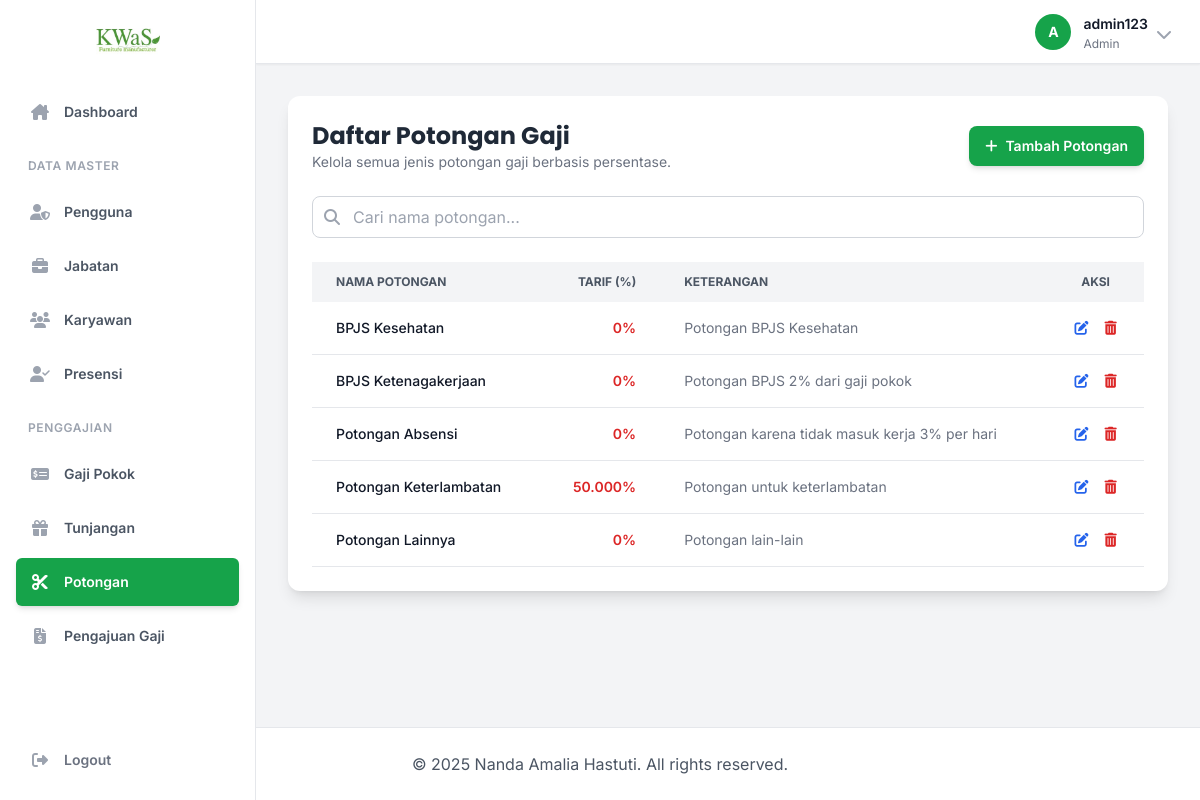
The page /pages/potongan.php (signed in) on the database its author committed.
### tables this page shows
CREATE TABLE POTONGAN (
    Id_Potongan INT AUTO_INCREMENT PRIMARY KEY,
    Nama_Potongan VARCHAR(50),
    Tarif DECIMAL(12,2),
    Keterangan TEXT
);

### includes/functions.php (called while the page is built, shortened)
<?php
function e($string) {
    return htmlspecialchars($string ?? '', ENT_QUOTES, 'UTF-8');
}
?>

### pages/potongan.php (the view, shortened to what this page needs)
<?php
require_once __DIR__ . '/../includes/functions.php';
$action = $_GET['action'] ?? 'list';
$page = isset($_GET['page']) ? (int)$_GET['page'] : 1;
$search = $_GET['search'] ?? '';
$records_per_page = 10;
$offset = ($page - 1) * $records_per_page;
require_once __DIR__ . '/../includes/header.php';
?>
<?php if ($action === 'list'): ?>
    <div class="bg-white p-6 rounded-xl shadow-lg">
        <div class="flex flex-col sm:flex-row justify-between items-start sm:items-center mb-6 gap-4">
            <div>
                <h2 class="text-2xl font-bold text-gray-800 font-poppins">Daftar Potongan Gaji</h2>
                <p class="text-gray-500 text-sm">Kelola semua jenis potongan gaji berbasis persentase.</p>
            </div>
            <a href="potongan.php?action=Tambah" class="w-full sm:w-auto bg-green-600 text-white px-4 py-2.5 rounded-lg hover:bg-green-700 text-sm font-semibold shadow-md hover:shadow-lg transition-all flex items-center justify-center">
                <i class="fa-solid fa-plus mr-2"></i>Tambah Potongan
            </a>
        </div>
        <form method="get" action="potongan.php" class="mb-6">
            <div class="relative">
                <input type="text" name="search" value="<?= e($search) ?>" placeholder="Cari nama potongan..." class="w-full pl-10 pr-4 py-2 border border-gray-300 rounded-lg focus:outline-none focus:ring-2 focus:ring-green-500">
                <div class="absolute inset-y-0 left-0 pl-3 flex items-center pointer-events-none">
                </div>
            </div>
        </form>
        <div class="overflow-x-auto">
            <table class="w-full text-sm text-left text-gray-700">
                <thead class="text-xs uppercase bg-gray-100 text-gray-600">
                    <tr>
                        <th class="px-6 py-3">Nama Potongan</th>
                        <th class="px-6 py-3 text-right">Tarif (%)</th>
                        <th class="px-6 py-3">Keterangan</th>
                        <th class="px-6 py-3 text-center">Aksi</th>
                    </tr>
                </thead>
                <tbody>
                    <?php
                    $search_param = "%" . $search . "%";
                    $sql = "SELECT * FROM POTONGAN WHERE Nama_Potongan LIKE ? ORDER BY Nama_Potongan ASC LIMIT ? OFFSET ?";
                    $stmt = $conn->prepare($sql);
                    $stmt->bind_param("sii", $search_param, $records_per_page, $offset);
                    $stmt->execute();
                    $result = $stmt->get_result();
                    if ($result->num_rows > 0) {
                        while ($row = $result->fetch_assoc()):
                        ?>
                        <tr class="bg-white border-b hover:bg-gray-50 transition-colors">
                            <td class="px-6 py-4 font-medium text-gray-900"><?= e($row['Nama_Potongan']) ?></td>
                            <td class="px-6 py-4 text-right font-semibold text-red-600">
                                <?= e(rtrim(rtrim(number_format($row['Tarif'], 2, ',', '.'), '0'), ',')) ?>%
                            </td>
                            <td class="px-6 py-4 text-gray-500"><?= e($row['Keterangan']) ?: '-' ?></td>
                            <td class="px-6 py-4 text-center">
                                <div class="flex items-center justify-center gap-4">
                                    <a href="potongan.php?action=edit&id=<?= e($row['Id_Potongan']) ?>" class="text-blue-600 hover:text-blue-800" title="Edit"><i class="fa-solid fa-pen-to-square"></i></a>
                                    <a href="potongan.php?action=delete&id=<?= e($row['Id_Potongan']) ?>&token=<?= e($_SESSION['csrf_token']) ?>" class="text-red-600 hover:text-red-800" onclick="return confirm('Yakin ingin menghapus data ini?')" title="Hapus"><i class="fa-solid fa-trash-alt"></i></a>
                                </div>
                            </td>
                        </tr>
                        <?php endwhile;
                    } else {
                        echo '<tr><td colspan="4" class="text-center py-5 text-gray-500">Tidak ada data ditemukan.</td></tr>';
                    }
                    ?>
                </tbody>
            </table>
        </div>
    </div>
<?php endif; ?>
<?php require_once __DIR__ . '/../includes/footer.php'; ?>

### includes/header.php (style rules this page uses)
body { font-family: 'Inter', sans-serif; }
.font-poppins { font-family: 'Poppins', sans-serif; }
html, body { height: 100%; }
body { display: flex; flex-direction: column; }

### rows shown on the page
potongan: Nama_Potongan "BPJS Kesehatan", Tarif "0", Keterangan "Potongan BPJS Kesehatan"
potongan: Nama_Potongan "BPJS Ketenagakerjaan", Tarif "0", Keterangan "Potongan BPJS 2% dari gaji pokok"
potongan: Nama_Potongan "Potongan Absensi", Tarif "0", Keterangan "Potongan karena tidak masuk kerja 3% per hari"
potongan: Nama_Potongan "Potongan Keterlambatan", Tarif "50.000", Keterangan "Potongan untuk keterlambatan"
potongan: Nama_Potongan "Potongan Lainnya", Tarif "0", Keterangan "Potongan lain-lain"

### other values the page prints
$item['name'] "Dashboard"
$item['group'] "DATA MASTER"
$item['name'] "Pengguna"
$item['name'] "Jabatan"
$item['name'] "Karyawan"
$item['name'] "Presensi"
$item['group'] "PENGGAJIAN"
$item['name'] "Gaji Pokok"
$item['name'] "Tunjangan"
$item['name'] "Potongan"
$item['name'] "Pengajuan Gaji"
substr($current_user_name, 0, 1) "A"
$current_user_name "admin123"
$current_user_level "Admin"
